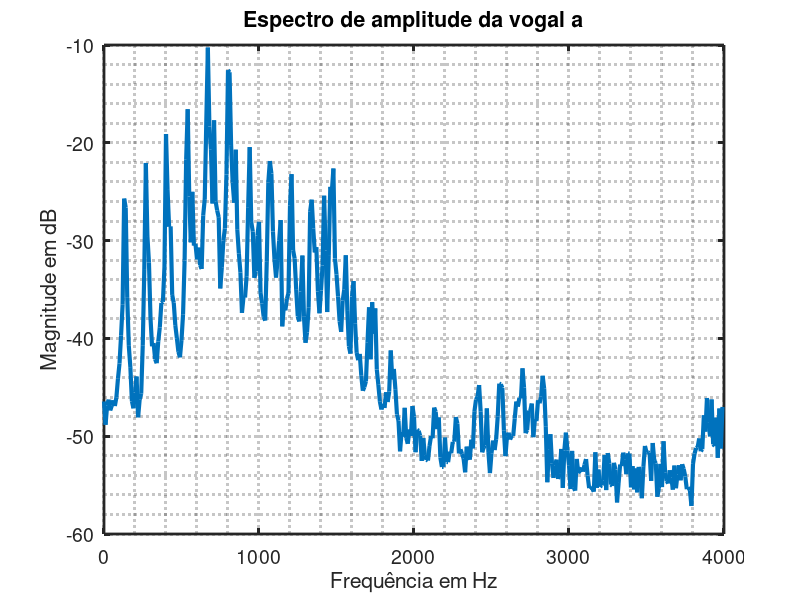

Recreate this plot in MATLAB. (Note: this script raises an error after producing the figure.)
%%% Incia o ambiente matlab para uma sessão de análises
clear; clc; close all;

%%% Carrega o trabalho feito anteriormente e gravado no arquivo Voz.mat
load('Voz.mat') 


% Cria uma figura para a análise temporal
plot(t,Vp);
title('Sinal de voz para a vogal a');
xlabel('Tempo em s');
ylabel('Tensão em Volts'); 
grid minor
%%% modifica parâmetros do gráfico
set(findall(gcf,'Type','line'),'LineWidth',3);
set(gca,'FontSize',14,'LineWidth',2);


% Cria uma figura para a análise em frequência
plot(frequencia,Y0);
title('Espectro de amplitude da vogal a');
xlabel('Frequência em Hz');
ylabel('Magnitude em dB'); 
grid minor

set(findall(gcf,'Type','line'),'LineWidth',3);
set(gca,'FontSize',14,'LineWidth',2);

%%% Analisando os parâmteros graficamente
ti = 0.001126;  % começo do primeiro período inteiro
tf = 0.09537;   % fim do último período inteiro
T = (tf-ti)/13; % valor médio dentre os 13 períodos
f = inv(T);     % frequência associada a vibração gerada
findpeaks(Vp,t,'MinPeakDistance',0.001);
[vt,tp]=findpeaks(Vp,t,'MinPeakDistance',0.001);
Tm =mean(diff(tp));
title('Sinal de voz para a vogal a');
xlabel('Tempo em s');
ylabel('Tensão em Volts'); 
grid minor


findpeaks(Y0,frequencia,'MinPeakDistance',0.9*f);
title('Espectro de amplitude da vogal a');
xlabel('Frequência em Hz');
ylabel('Magnitude em dB'); 
grid minor


[Md,fp]=findpeaks(Y0,frequencia,'MinPeakDistance',0.9*f);

H(1) = 130;
H(2) = 270;
H(3) = 400;
H(4) = 540;
H(5) = 670;
H(6) = 800;
H(7) = 940;
H(8) = 1070;
delta  =  diff(H);
%%% Valor médio da harmônica
Hm = mean(delta);
%%%% Formantes
FRM(1) = 670;
FRM(2) = 1480;
FRM(3) = 2700;

findpeaks(diff(Vp),t(1:end-1),'MinPeakDistance',0.001,'MinPeakDistance',0.005);
[vt,ip] = findpeaks(diff(Vp),t(1:end-1),'MinPeakDistance',0.001,'MinPeakDistance',0.005);
title('Sinal de voz para a vogal a');
xlabel('Tempo em s');
ylabel('Tensão em Volts'); 
grid minor


inicio =  find(t==ip(3));
fim    =  find(t==ip(4));
plot(t(inicio:fim),Vp(inicio:fim));
title('Sinal de voz para a vogal a');
xlabel('Tempo em s');
ylabel('Tensão em Volts'); 
grid 


X = t(inicio:fim) - t(inicio);
Y = Vp(inicio:fim);
[vexp,texp] = findpeaks(Y,X,'MinPeakDistance',0.001);
f = fit(texp(1:3)',vexp(1:3),'exp1');

plot(f,texp(1:3)',vexp(1:3))



% EXP = 
% 
%      General model Exp1:
%      EXP(x) = a*exp(b*x)
%      Coefficients (with 95% confidence bounds):
%        a =   1.054e+04  (-1.014e+05, 1.225e+05)
%        b =      -575.8  (-1290, 138.8)
% 


x=[0 2.851 -575 730]';
% Plot the original and experimental data.
Y_new =  x(1) + x(2).*exp(x(3).*X).*sin(2*pi*x(4).*X)


plot(X,Y,'+r',X,Y_new,'b')
title('Sinal de voz para a vogal a');
xlabel('Tempo em s');
ylabel('Tensão em Volts'); 
grid 
legend('Real','Ajustado')


% Transformando a função temporal em uma função de laplace
x=[0 2.851 -575 730]';
Y_new =  x(1) + x(2).*exp(x(3).*X).*sin(2*pi*x(4).*X)

clear('tf')                 % apaga a variável que impede o cálculod a função de transferência
                            % no futuro melhor mudar o nome da variável
k  = x(2)*2*pi*x(4);
p1 = x(3) + j*2*pi*x(4);
p2 = x(3) - j*2*pi*x(4);
z  = [];
Gvoz = zpk(z,[p1 p2],k)

figure()
impulse(Gvoz)

Tn = 1/x(4);
Ts = Tn/20;
fs = 1/Ts;
[Zd,Pd,Kd] = bilinear(z,[p1 p2]',k,fs)


[Nd,Dd] = zp2tf(Zd,Pd,Kd)


Gvozd = tf(Nd,Dd,Ts)

subplot(4,1,2); 
impulse(Gvoz);
axis([0 8e-3 -2.5 2.5])
subplot(4,1,3); 
impz(cell2mat(Gvozd.numerator),cell2mat(Gvozd.denominator),(8e-3/Ts),fs)
subplot(4,1,1); 
plot(X,Y,'+r')
axis([0 8e-3 -2.5 2.5])
subplot(4,1,4); 
plot(X,Y_new,'b')
axis([0 8e-3 -2.5 2.5])

figure()
margin(Gvoz);
grid;


4551/(2*pi)

figure()
subplot(1,2,1)
pzmap(Gvoz);
subplot(1,2,2)
pzmap(Gvozd);

% freqz função em Z
%H(z) * degrau = H(z) * z/(z-1) --> Z^(-1) --> tempo --> impulso --> Resposta






